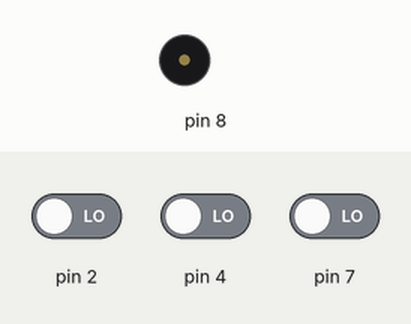
This sketch was run on a simulated Arduino Uno, built with avr-gcc and run on an emulated ATmega328P. Shown: buzzer (waves = sounding). The test bench sets the inputs (shaded band); at power-on: pin 2 LOW, pin 4 LOW, pin 7 LOW.

Above: at 1.2 s.
1.3 s: pin 2 driven HIGH
At 1.55 s:
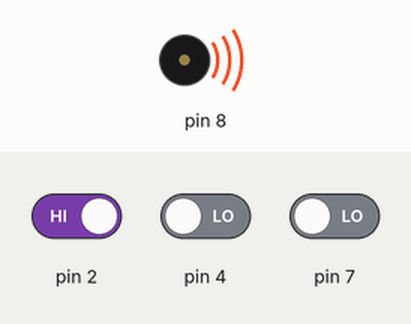
4.3 s: pin 2 driven LOW
At 4.3 s:
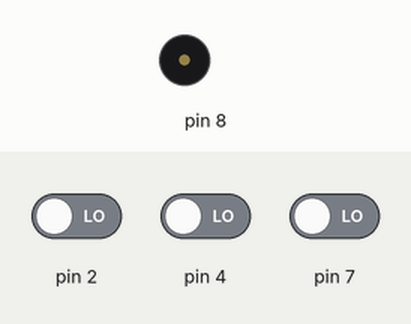
5.8 s: pin 4 driven HIGH
At 6.05 s:
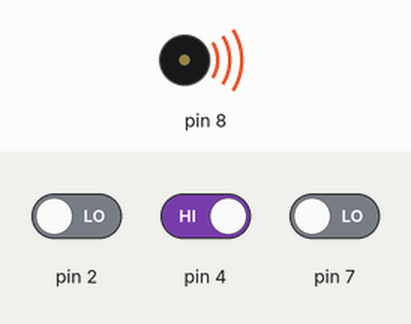
Timing chart, 0 to 14.8 s (numbered marks = the images above; inputs shaded):
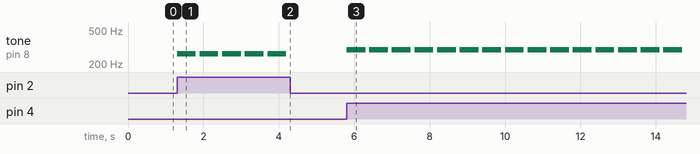

The sketch:

Fiezo_Piano.ino
```cpp
void setup() {
  pinMode(2, INPUT);
  pinMode(4, INPUT);
  pinMode(7, INPUT);
  pinMode(8, OUTPUT);

}

void loop() {
  int Do = digitalRead(2);
  int Re = digitalRead(4);
  int Me = digitalRead(7);

  if(Do == HIGH){
    tone(8, 262, 500);
    delay(600);
    noTone(8);
  }
  if(Re == HIGH){
    tone(8, 294, 500);
    delay(600);
    noTone(8);
  }
  if(Me == HIGH){
    tone(8, 330, 500);
    delay(600);
    noTone(8);
  }
}
```

Measured:
- after the input at 1.3 s, tone on pin 8: alternates 262 Hz for 0.50 s and silent for 0.10 s, starting at once
- after the input at 4.3 s, tone on pin 8: stops changing and stays silent
- after the input at 5.8 s, tone on pin 8: alternates 294 Hz for 0.50 s and silent for 0.10 s, starting at once
